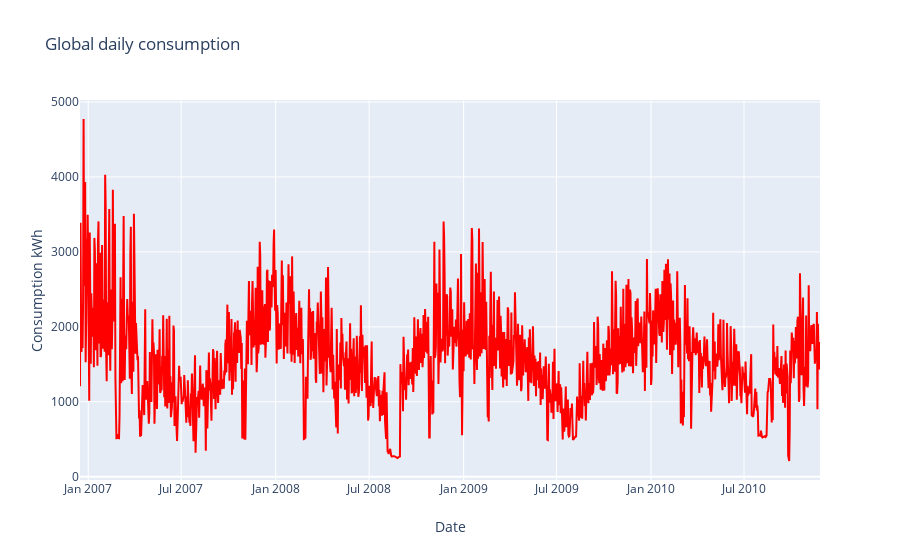

The notebook cell this image was saved under:
### Markdown cell above
## Analyzing daily data

### Code cell
trace0=go.Scatter(
        y=df.Global_active_power.resample("D").sum(),
        x=df.Global_active_power.resample("D").sum().index,
        mode='lines',
        marker=dict(
        color="red",
        size=5,
        opacity=0.5
        ),
        name="Global active power daily"
    )








data=[trace0]
figure=go.Figure(
    data=data,
    layout=go.Layout(
        title="Global daily consumption",
        yaxis=dict(title="Consumption kWh"),
        xaxis=dict(title="Date")

    
    ))
iplot(figure)

### Figure 1 — Plotly figure (JSON) as saved in the notebook; plotly's stock layout.template omitted (floating-point values rounded to 4 significant figures; data arrays with more than 128 entries replaced by an {"elided": "..."} marker saying what was removed)
{"data": [{"marker": {"color": "red", "opacity": 0.5, "size": 5}, "mode": "lines", "name": "Global active power daily", "type": "scatter", "x": {"elided": "1442 str values"}, "y": {"elided": "1442 float values"}}], "layout": {"title": {"text": "Global daily consumption"}, "xaxis": {"title": {"text": "Date"}}, "yaxis": {"title": {"text": "Consumption kWh"}}}}
